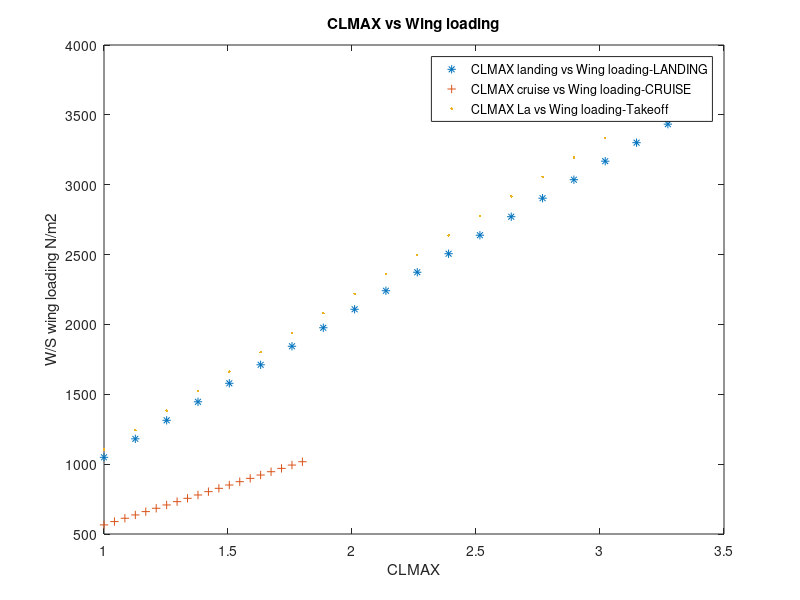

Here is the MATLAB script that generated this plot:
%%%%%%%%%%%Landing distance consideration%%%%%%%%%%%%%%%

%Landing distance consideration: The stalling speed Vs is estimated in the following manner.
%Sland is prescribed as
Sland= 3280.84 %feet 1 km
Vapproachknots =sqrt(Sland/0.3) %Sland should be in feet, The approach speed (Va) in knots
Vapproachmetersec=Vapproachknots/1.944 % converting the Vapproach in meter per sec from knots
VStall=Vapproachmetersec/1.3 %where Vs is stall velocity
%Floatation Characteristics 1.5 km(4921.26 feet) on land or 1 km(3280.84 feet) on water

%Range of (CLMAX)Landing for flying boats is 1.8 to 3.4.
%The WL/WTO for firefighter is in range of 0.79 - 0.95. Under FAR 23 rules the Specification requires that Sland = 649.8336 m = 2132 ft

Density= 1.225 %kg/m3 % at sea level 
CLMAXlanding=linspace(1.0,3.4,20)
WbySLanding=0.5*((VStall)^2)*Density*CLMAXlanding
plot(CLMAXlanding,WbySLanding,'*')
xlabel('CLMAX')
ylabel('W/S wing loading N/m2')
title('CLMAX vs Wing loading')

hold on

%%%%%%%%%%%%%%%%%%%%%CRUSE CONSERDERATION%%%%%%%%%%%%%%%%%%%%%%%%%%%%%
%CRUSE CONSERDERATION
%We consider that our aircraft max altitude is to be 6000 m. Corresponding to this altitude density is 0.66kg/m3, 
%CLmax =1.2 – 1.8, At this altitude in max velocity is Vmax= 540 kmph
%138.889
%For crusing we have to use the following formula 𝑾/𝑺 =𝟏𝟐𝝆𝑽𝑺𝟐𝑪𝒍𝒎𝒂𝒙

CruiseDensity=0.6601   %kg/m3
CLMAXcruise =linspace(1.0,1.8,20)
WbyScruise=0.5*((VStall)^2)*CruiseDensity*CLMAXcruise
plot(CLMAXcruise,WbyScruise,'+')

hold on 

%%%%%%%%%%%%%%%%%%%%%%%%TAKE OFF CONSIDERATION%%%%%%%%%%%%%%%%%%%%%%%
%From ROSKOM table for flying boat we conclude that 
%WL/WTO = 0.79- 0.95 (LAND)
%WL/WTO= 0.98- 1.0 (WATER)

WbySTakeoff=WbySLanding/0.95
plot(CLMAXlanding,WbySTakeoff,'.')

legend('CLMAX landing vs Wing loading-LANDING','CLMAX cruise vs Wing loading-CRUISE','CLMAX La vs Wing loading-Takeoff')


%%%%%%%%%%%%%%

%Wingloading of current aircrafts are in range of (300,370)kg/m^2
%in newton (2943-3629.7)N/m^2























